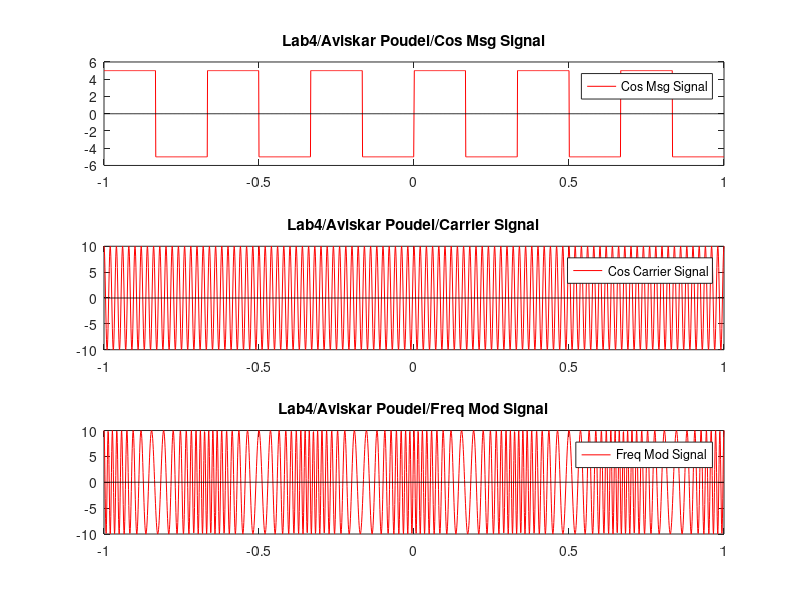

Write the MATLAB code that produced this figure.
am = 5;
fm = 3;
t = -1:0.001:1;

msg = am*sign(sin(2*pi*fm*t));  

subplot(3,1,1)
plot(t, msg, '-red')
hold on
plot(t, zeros(size(t)), '-black')
title('Lab4/Aviskar Poudel/Cos Msg Signal')
legend('Cos Msg Signal')

ac = 10;
fc = 50;

carrier = ac*cos(2*pi*fc*t);

subplot(3,1,2)
plot(t, carrier, '-red')
hold on
plot(t, zeros(size(t)), '-black')
title('Lab4/Aviskar Poudel/Carrier Signal')
legend('Cos Carrier Signal')

kf = 5; 
beta = (kf*am)/fm;

FM = ac*cos(2*pi*fc*t + beta*sin(2*pi*fm*t));

subplot(3,1,3)
plot(t, FM, '-red')
hold on
plot(t, zeros(size(t)), '-black')
title('Lab4/Aviskar Poudel/Freq Mod Signal')
legend('Freq Mod Signal')
